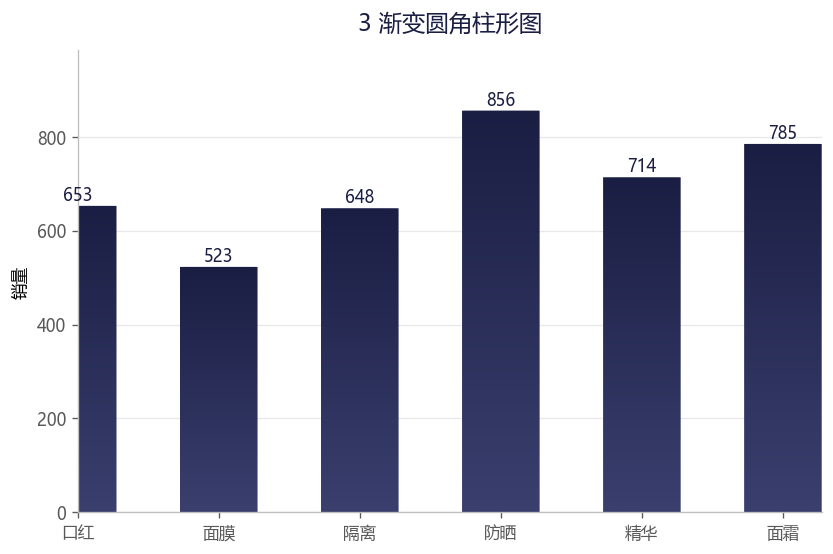

Write the Python code that produced this figure.
# -*- coding: utf-8 -*-
"""
图表 03：渐变圆角柱形图
复现《Excel数据可视化-从图表到数据大屏》第二章
运行: python 03_渐变圆角柱形图.py  ->  生成 03_渐变圆角柱形图.png
"""
import os, math
import numpy as np
import matplotlib
matplotlib.use('Agg')
import matplotlib.pyplot as plt
from matplotlib.patches import FancyBboxPatch, Circle, Wedge, PathPatch
from matplotlib.path import Path
import matplotlib.colors as mcolors

plt.rcParams['font.sans-serif'] = ['Microsoft YaHei', 'SimHei', 'DejaVu Sans']
plt.rcParams['axes.unicode_minus'] = False
plt.rcParams['figure.dpi'] = 120

BASE = r"c:\Users\DENG_影\Desktop\作业\数据可视化\《Excel数据可视化 - 从图表到数据大屏》-清华-郭宏远"
OUT = os.path.join(BASE, "python复现图表")
os.makedirs(OUT, exist_ok=True)

# 配色
C_BLUE   = '#0070C0'
C_BLUE_L = '#00B0F0'
C_BLUE_M = '#82ADD7'
C_DARK   = '#1A1E43'
C_ORANGE = '#FFC000'
C_RED    = '#E74E69'
C_OR     = '#E66B4C'
C_PURPLE = '#7030A0'
C_GREEN  = '#49A098'
C_TEAL   = '#4A5BD1'
C_INDIGO = '#464CAC'
C_CYAN   = '#7BBDD5'
C_SKY    = '#0097E0'

def save(fig, name):
    path = os.path.join(OUT, name)
    fig.savefig(path, bbox_inches='tight', facecolor='white')
    plt.close(fig)
    print("saved:", name)

def gradient_bars(ax, x, h, w, c_top, c_bot):
    """垂直渐变填充柱形"""
    cmap = mcolors.LinearSegmentedColormap.from_list('g', [c_bot, c_top])
    for xi, hi in zip(x, h):
        if hi <= 0:
            continue
        grad = np.linspace(0, 1, 256).reshape(-1, 1)
        ax.imshow(grad, extent=[xi - w/2, xi + w/2, 0, hi],
                  aspect='auto', cmap=cmap, zorder=2)
    ax.set_ylim(bottom=0)

def style_ax(ax):
    ax.spines['top'].set_visible(False)
    ax.spines['right'].set_visible(False)
    ax.spines['left'].set_color('#BFBFBF')
    ax.spines['bottom'].set_color('#BFBFBF')
    ax.tick_params(colors='#595959')

def catmull(x, y, n=30):
    """Catmull-Rom 平滑曲线"""
    pts = list(zip(x, y))
    pts = [pts[0]] + pts + [pts[-1]]
    xs, ys = [], []
    for i in range(len(pts) - 3):
        p0, p1, p2, p3 = pts[i], pts[i+1], pts[i+2], pts[i+3]
        for t in np.linspace(0, 1, n):
            t2, t3 = t*t, t*t*t
            X = 0.5*((2*p1[0]) + (-p0[0]+p2[0])*t +
                     (2*p0[0]-5*p1[0]+4*p2[0]-p3[0])*t2 +
                     (-p0[0]+3*p1[0]-3*p2[0]+p3[0])*t3)
            Y = 0.5*((2*p1[1]) + (-p0[1]+p2[1])*t +
                     (2*p0[1]-5*p1[1]+4*p2[1]-p3[1])*t2 +
                     (-p0[1]+3*p1[1]-3*p2[1]+p3[1])*t3)
            xs.append(X); ys.append(Y)
    return xs, ys

# ============ 3 渐变圆角柱形图 ============
def fig03():
    item = ['口红','面膜','隔离','防晒','精华','面霜']
    val  = [653,523,648,856,714,785]
    fig, ax = plt.subplots(figsize=(8,5))
    x = np.arange(len(item)); w = 0.55
    cmap = mcolors.LinearSegmentedColormap.from_list('g', [C_DARK, '#3A3F6E'])
    for xi, v in zip(x, val):
        grad = np.linspace(0, 1, 256).reshape(-1, 1)
        im = ax.imshow(grad, extent=[xi-w/2, xi+w/2, 0, v], aspect='auto', cmap=cmap, zorder=2)
        # 圆角遮罩：用 FancyBboxPatch clip
        patch = FancyBboxPatch((xi-w/2, 0), w, v,
                               boxstyle="round,pad=0,rounding_size=0.12",
                               mutation_aspect=1, fc='none', ec='none', zorder=3)
        ax.add_patch(patch)
        im.set_clip_path(patch)
        ax.text(xi, v+12, str(v), ha='center', fontsize=10, color=C_DARK)
    ax.set_xticks(x); ax.set_xticklabels(item)
    ax.set_title('3 渐变圆角柱形图', fontsize=14, color=C_DARK, pad=12)
    ax.set_ylabel('销量'); style_ax(ax)
    ax.set_ylim(0, max(val)*1.15)
    ax.yaxis.grid(True, color='#E8E8E8', zorder=0)
    save(fig, '03_渐变圆角柱形图.png')

if __name__ == '__main__':
    fig03()
